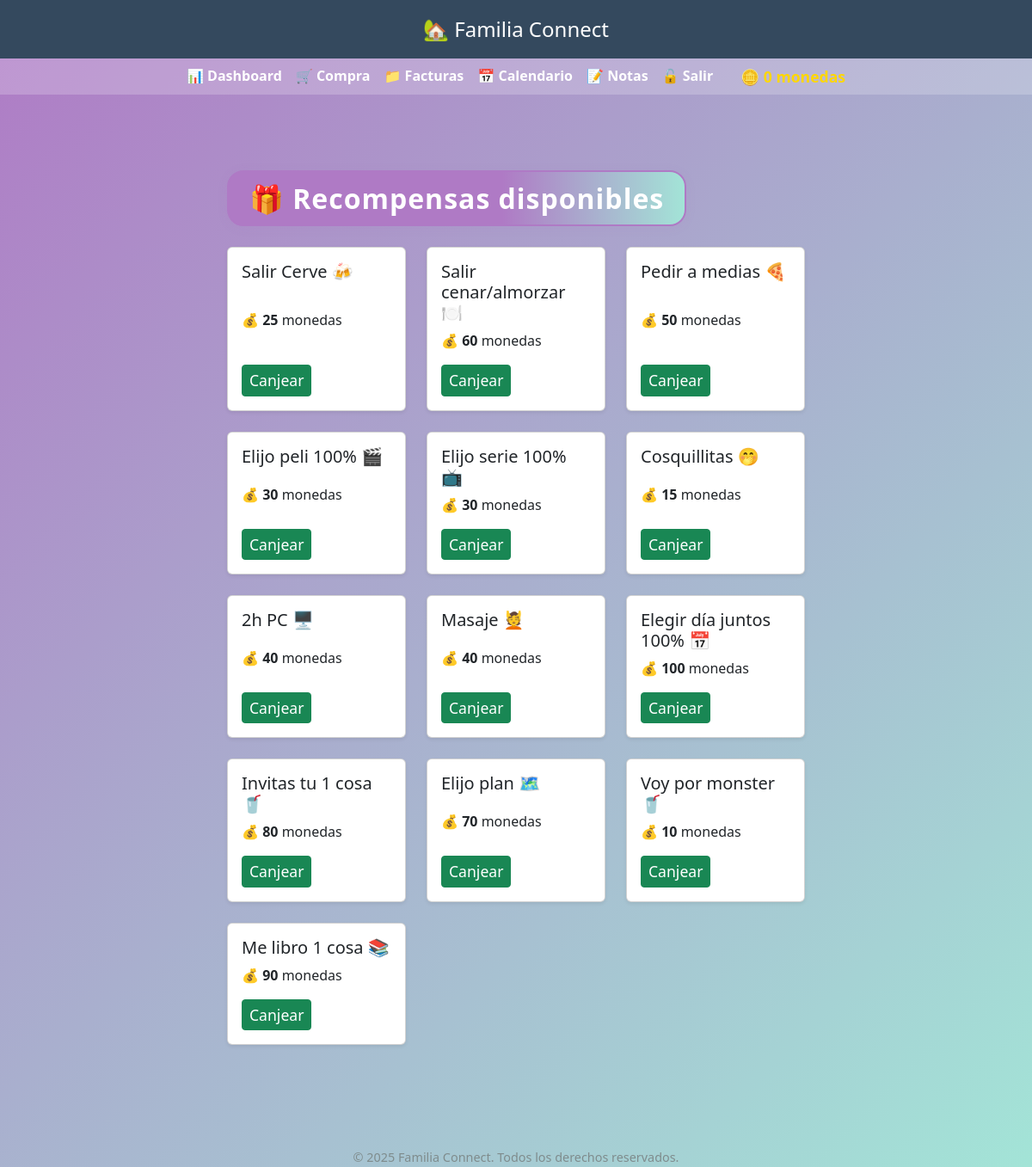
/recompensas (signed in), run on the app's committed database.
### models.py (models this page shows)
class Reward(db.Model):
    id = db.Column(db.Integer, primary_key=True)
    name = db.Column(db.String(255), nullable=False)
    cost = db.Column(db.Integer, nullable=False)  # Costo en monedas
    claimed = relationship('ClaimedReward', backref='reward', lazy=True)

### app.py (the view)
@app.route("/recompensas")
@login_required
def recompensas():
    recompensas_disponibles = Reward.query.all()
    return render_template("recompensas.html", recompensas=recompensas_disponibles, user=current_user)

### app.py (called while the page is built)
@login_manager.user_loader
def load_user(user_id):
    return User.query.get(int(user_id))

@app.context_processor
def inject_monedas_usuario():
    if current_user.is_authenticated:
        return dict(monedas_usuario=current_user.coins or 0)
    return dict(monedas_usuario=0)

### templates/recompensas.html (shortened to what this page needs)
{% extends "base.html" %}
{% block content %}
<div class="container mt-4">
    <div aria-live="polite" aria-atomic="true" class="position-relative">
      <div class="toast-container position-fixed top-0 end-0 p-3" style="z-index: 1100;">
      </div>
    </div>
    <h2 class="mb-4">🎁 Recompensas disponibles</h2>
    <div class="row">
        {% for recompensa in recompensas %}
        <div class="col-md-4 mb-4">
            <div class="card shadow-sm h-100">
                <div class="card-body d-flex flex-column justify-content-between">
                    <h5 class="card-title">
                        {{ recompensa.name }}
                    </h5>
                    <p class="card-text">
                        💰 <strong>{{ recompensa.cost }}</strong> monedas
                    </p>
                    <form method="POST" action="{{ url_for('canjear_recompensa', reward_id=recompensa.id) }}">
                        <button type="submit" class="btn btn-success btn-sm mt-auto">Canjear</button>
                    </form>
                </div>
            </div>
        </div>
        {% endfor %}
    </div>
</div>
{% endblock %}

### templates/base.html (style rules this page uses)
* { box-sizing: border-box; }
body { font-family: 'Segoe UI', sans-serif; margin: 0; padding: 0; background: linear-gradient(135deg, #af7ac5, #a3e4d7); color: #34495e; font-size: 16px; }
.container { max-width: 100%; padding: 1rem; margin: 0 auto; }
h2, .titulo { background: linear-gradient(90deg, #af7ac5 60%, #a3e4d7 100%); color: white !important; padding: 0.7rem 1.5rem; border-radius: 1.2rem; box-shadow: 0 2px 12px rgba(175,122,197,0.10); margin-bottom: 1.5rem; font-size: 2rem; text-align: center; letter-spacing: 1px; font-weight: 700; border: 2px solid #af7ac5; display: inline-block; }
@media (min-width: 768px) { .container { max-width: 800px; padding: 2rem; } }
@media (min-width: 768px) { h2 { font-size: 2rem; } }
@media (min-width: 768px) { .btn { font-size: 1.1rem; } }

### data on the page
Reward: name "Salir Cerve 🍻", cost "25"
Reward: name "Salir cenar/almorzar 🍽️", cost "60"
Reward: name "Pedir a medias 🍕", cost "50"
Reward: name "Elijo peli 100% 🎬", cost "30"
Reward: name "Elijo serie 100% 📺", cost "30"
Reward: name "Cosquillitas 🤭", cost "15"
Reward: name "2h PC 🖥️", cost "40"
Reward: name "Masaje 💆", cost "40"
Reward: name "Elegir día juntos 100% 📅", cost "100"
Reward: name "Invitas tu 1 cosa 🥤", cost "80"
Reward: name "Elijo plan 🗺️", cost "70"
Reward: name "Voy por monster 🥤", cost "10"
Reward: name "Me libro 1 cosa 📚", cost "90"
